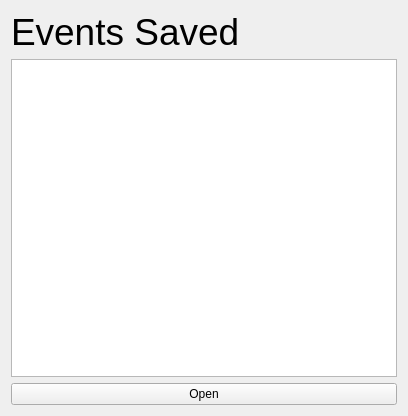
<?xml version="1.0" encoding="UTF-8"?>
<ui version="4.0">
 <class>EventConfig</class>
 <widget class="QWidget" name="EventConfig">
  <property name="geometry">
   <rect>
    <x>0</x>
    <y>0</y>
    <width>408</width>
    <height>416</height>
   </rect>
  </property>
  <property name="windowTitle">
   <string>Event Config</string>
  </property>
  <layout class="QVBoxLayout" name="verticalLayout_2">
   <item>
    <widget class="QLabel" name="EventTitlelabel">
     <property name="font">
      <font>
       <pointsize>28</pointsize>
      </font>
     </property>
     <property name="text">
      <string>Events Saved</string>
     </property>
    </widget>
   </item>
   <item>
    <layout class="QGridLayout" name="gridLayout">
     <item row="0" column="0">
      <widget class="QListWidget" name="EventList"/>
     </item>
    </layout>
   </item>
   <item>
    <widget class="QPushButton" name="OpenEvent">
     <property name="text">
      <string>Open</string>
     </property>
    </widget>
   </item>
  </layout>
 </widget>
 <resources/>
 <connections/>
</ui>
